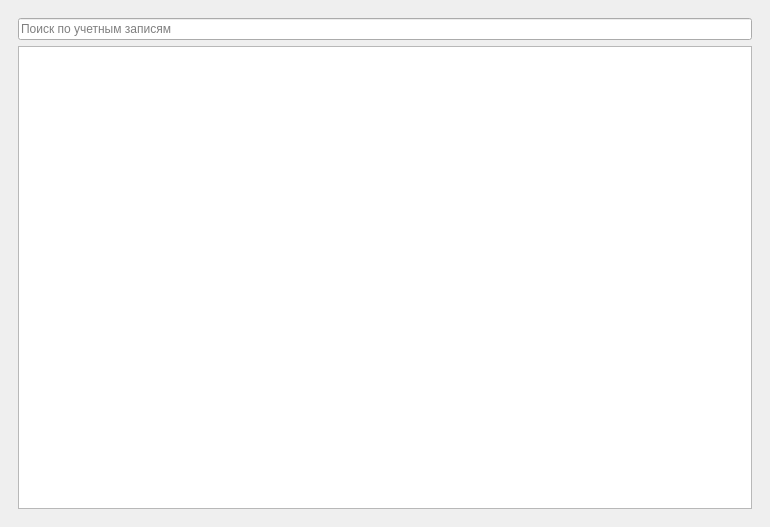
<?xml version="1.0" encoding="UTF-8"?>
<ui version="4.0">
 <class>MainWindow</class>
 <widget class="QMainWindow" name="MainWindow">
  <property name="geometry">
   <rect>
    <x>0</x>
    <y>0</y>
    <width>770</width>
    <height>527</height>
   </rect>
  </property>
  <property name="windowTitle">
   <string>MainWindow</string>
  </property>
  <widget class="QWidget" name="centralwidget">
   <layout class="QGridLayout" name="gridLayout">
    <item row="0" column="1">
     <widget class="QStackedWidget" name="stackedWidget">
      <property name="currentIndex">
       <number>1</number>
      </property>
      <widget class="QWidget" name="pageLogin">
       <layout class="QGridLayout" name="gridLayout_2">
        <item row="1" column="1">
         <widget class="QLabel" name="labelLogin">
          <property name="text">
           <string>Пин-код</string>
          </property>
         </widget>
        </item>
        <item row="0" column="1">
         <spacer name="verticalSpacer">
          <property name="orientation">
           <enum>Qt::Vertical</enum>
          </property>
          <property name="sizeHint" stdset="0">
           <size>
            <width>20</width>
            <height>40</height>
           </size>
          </property>
         </spacer>
        </item>
        <item row="2" column="1">
         <widget class="QLineEdit" name="editPin">
          <property name="echoMode">
           <enum>QLineEdit::Password</enum>
          </property>
          <property name="placeholderText">
           <string>Введите пин-код</string>
          </property>
         </widget>
        </item>
        <item row="2" column="2">
         <spacer name="horizontalSpacer_2">
          <property name="orientation">
           <enum>Qt::Horizontal</enum>
          </property>
          <property name="sizeHint" stdset="0">
           <size>
            <width>234</width>
            <height>20</height>
           </size>
          </property>
         </spacer>
        </item>
        <item row="2" column="0">
         <spacer name="horizontalSpacer">
          <property name="orientation">
           <enum>Qt::Horizontal</enum>
          </property>
          <property name="sizeHint" stdset="0">
           <size>
            <width>234</width>
            <height>20</height>
           </size>
          </property>
         </spacer>
        </item>
        <item row="3" column="1">
         <spacer name="verticalSpacer_2">
          <property name="orientation">
           <enum>Qt::Vertical</enum>
          </property>
          <property name="sizeHint" stdset="0">
           <size>
            <width>20</width>
            <height>40</height>
           </size>
          </property>
         </spacer>
        </item>
       </layout>
      </widget>
      <widget class="QWidget" name="pageMain">
       <layout class="QGridLayout" name="gridLayout_3">
        <item row="0" column="0">
         <widget class="QLineEdit" name="lineEdit">
          <property name="placeholderText">
           <string>Поиск по учетным записям</string>
          </property>
         </widget>
        </item>
        <item row="1" column="0">
         <widget class="QListWidget" name="listWidget"/>
        </item>
       </layout>
      </widget>
     </widget>
    </item>
   </layout>
  </widget>
 </widget>
 <resources/>
 <connections/>
</ui>
